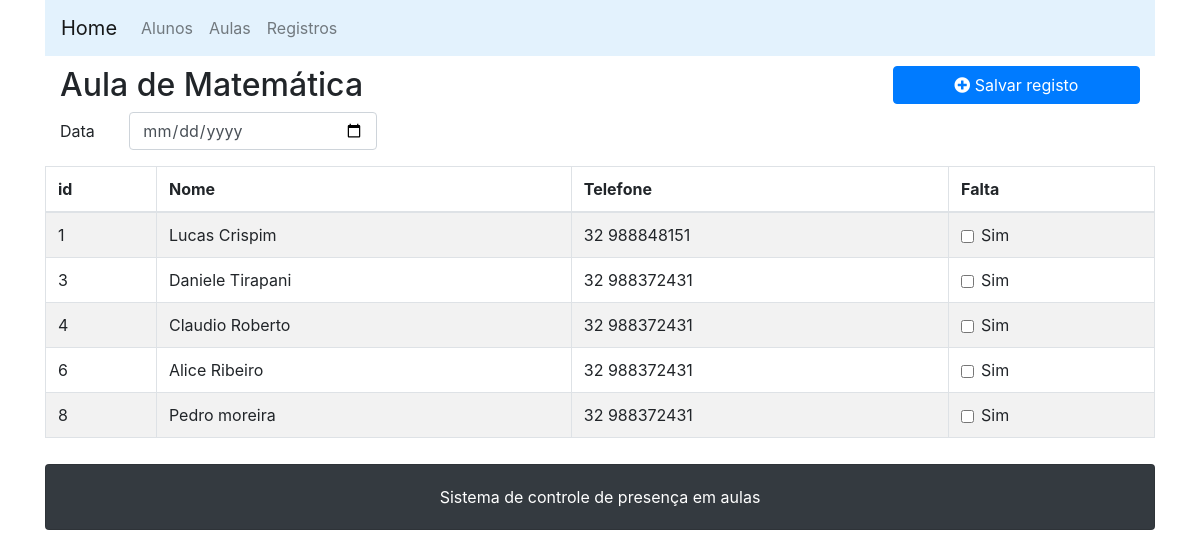
/registrarpresenca/2, run on the app's committed database.
### registro/models.py (models this page shows, shortened)
class Aula(models.Model):
    nome = models.CharField('nome', max_length=50)

class Aluno(models.Model):
    nome = models.CharField('nome', max_length=50)
    telefone = models.CharField('telefone', max_length=15)

### registro/views.py (the view)
# urls.py: path('registrarpresenca/<int:aula_id>', views.registrar_presenca, name='registrarpresenca'),
def registrar_presenca(request, aula_id):
    aula = Aula.objects.get(pk=aula_id)
    alunos = Aluno.objects.all()
    context = {
        'aula': aula,
        'alunos': alunos,
        'registro_empty': []
    }
    return render(request, 'registro/presenca.html', context=context)

### registro/templates/registro/presenca.html
{% extends "base.html" %}
{% block content %}
<div class="row">
  <div class="col-md-9">
    <h2>{{ aula.nome }}</h2>
    <div class="form-group row">
      <label for="example-date-input" class="col-1 col-form-label">Data</label>
      <div class="col-4">
        <input class="form-control" type="date" value="" id="example-date-input" required>
      </div>
    </div>
  </div>
  <div class="col-md-3">
    <a class="btn btn-primary btn-block" href="{% url 'registro:criaraluno' %}"><i class="fa fa-plus-circle"></i>
      Salvar registo</a>
  </div>
  <table class="table table-striped table-bordered">
    <thead>
      <tr>
        <th>id</th>
        <th>Nome</th>
        <th>Telefone</th>
        <th>Falta</th>
      </tr>
    </thead>
    <tbody>
      {% for aluno in alunos %}
      <tr>
        <td>{{ aluno.pk }}</td>
        <td>{{ aluno.nome|capfirst }}</td>
        <td>{{ aluno.telefone }}</td>
        <td>
          <div class="form-check">
            <input type="checkbox" class="form-check-input" value="" id="Check{{aluno.pk}}">
            <label class="form-check-label" for="exampleCheck1">Sim</label>
          </div>
        </td>
      </tr>
      {% empty %}
      <tr>
        <td colspan=5 class="text-center">
          Não Há alunos para serem listadas
        </td>
      </tr>
      {% endfor %}
    </tbody>
  </table>
</div>
{% endblock %}

### registro/templates/base.html (shortened to what this page needs)
{% load static %}
<html>
<link rel="stylesheet" type="text/css" href="{% static 'css/bootstrap.min.css' %}">
<link rel="stylesheet" type="text/css" href="{% static 'css/custom.css' %}">
<link rel="stylesheet" type="text/css" href="{% static 'css/font-awesome.min.css' %}">
<body class="container">
  <nav class="navbar navbar-expand-lg navbar-light" style="background-color: #e3f2fd;">
    <a class="navbar-brand" href="{% url 'registro:index' %}">Home</a>
    <div class="collapse navbar-collapse" id="navbarSupportedContent">
      <ul class="navbar-nav mr-auto">
        <li class="nav-item">
          <a class="nav-link" href="{% url 'registro:listaralunos' %}">Alunos</a>
        </li>
        <li class="nav-item">
          <a class="nav-link" href="{% url 'registro:listaraulas' %}">Aulas</a>
        </li>
        <li class="nav-item">
          <a class="nav-link" href="{% url 'registro:listarregistros' %}">Registros</a>
        </li>
      </ul>
    </div>
  </nav>
  <div id="content" class="container">
    {% block content %}{% endblock %}
  </div>
  <div class="card bg-dark text-white text-center">
    <div class="card-body">
      <span class="">Sistema de controle de presença em aulas</span>
    </div>
  </div>
</body>
</html>

### registro/static/css/custom.css (style rules this page uses)
#content { padding-top: 10px; padding-bottom: 10px; }

### data on the page
Aula: nome "Aula de Matemática"
Aluno: pk "1", nome "Lucas Crispim", telefone "32 988848151"
Aluno: pk "3", nome "Daniele Tirapani", telefone "32 988372431"
Aluno: pk "4", nome "Claudio Roberto", telefone "32 988372431"
Aluno: pk "6", nome "Alice Ribeiro", telefone "32 988372431"
Aluno: pk "8", nome "Pedro moreira", telefone "32 988372431"
